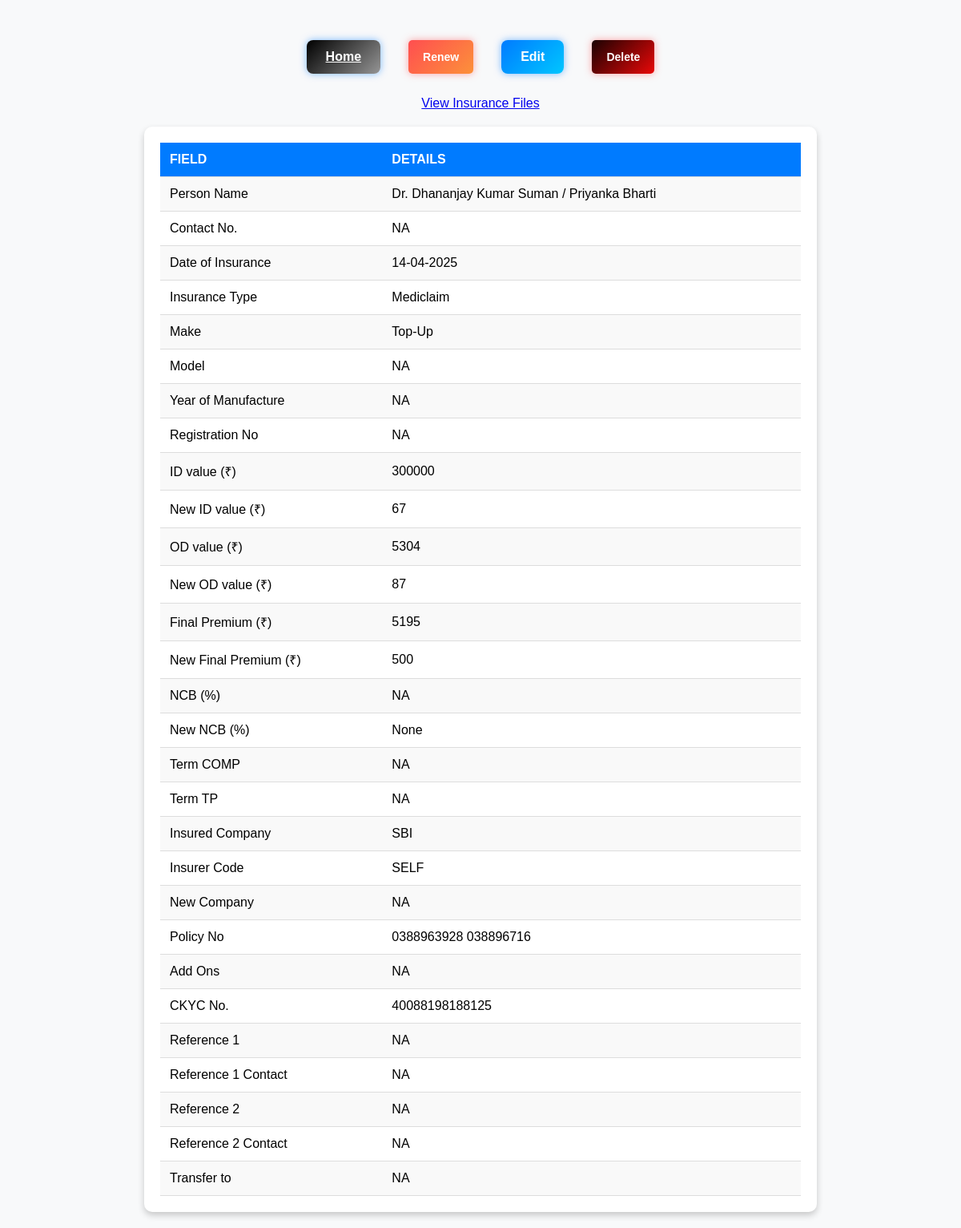
Page /fullPersonDetails/4 on the committed database.
### app.py (models this page shows, shortened)
class PersonDetails(db.Model):
    id = db.Column(db.Integer, primary_key=True, autoincrement=True)
    Date_of_insurance = db.Column(db.DateTime)
    Type_of_insurance = db.Column(db.String(40))
    Customer_name = db.Column(db.String(40))
    Customer_Contact_No= db.Column(db.String(40))
    Make = db.Column(db.String(40))
    Model = db.Column(db.String(40), nullable=False)
    Year_of_mfg = db.Column(db.String(120))
    Regd_No = db.Column(db.String(120))
    Regd_No_Database = db.Column(db.String(120))
    Old_ID_value = db.Column(db.String(120))
    New_ID_value = db.Column(db.String(120))
    Old_OD_value = db.Column(db.String(120))
    New_OD_value = db.Column(db.String(120))
    Old_final_premium = db.Column(db.String(120))
    New_final_premium = db.Column(db.String(120))
    Ncb = db.Column(db.String(120))
    New_NCB = db.Column(db.String(120))
    Terms_Comp = db.Column(db.String(120))
    Terms_TP = db.Column(db.String(120))
    Insured_Company = db.Column(db.String(120))
    Insurer_Code = db.Column(db.String(120))
    New_Company = db.Column(db.String(120))
    Policy_No = db.Column(db.String(120))
    Add_Ons = db.Column(db.String(120))
    Ckyc_No = db.Column(db.String(120))
    Reference_1 = db.Column(db.String(120))
    Reference_Contact_1 = db.Column(db.String(120))
    Reference_2 = db.Column(db.String(120))
    Reference_Contact_2 = db.Column(db.String(120))
    Transfer_to = db.Column(db.String(120))

### app.py (the view)
@app.route("/fullPersonDetails", methods=['GET', 'POST'])
@app.route("/fullPersonDetails/<person_id>", methods=['GET', 'POST'])
def fullPersonDetails(person_id = None):
    if person_id:
        getFPD = person_id
    else:
        getFPD = request.args.get('selected')
    app.logger.info(f"FPD = {getFPD}")
    full_detail = db.session.query(PersonDetails).filter(
                            PersonDetails.id == getFPD
                        ).first()
    session["FPD"] = getFPD
    return render_template("FullPersonDetails.html", full_detail= full_detail)

### templates/FullPersonDetails.html (shortened to what this page needs)
<!DOCTYPE html>
<html lang="en">
<head>
</head>
<body>
    <div class="button-container">
        <a href="/" class="home-btn">Home</a>
        <button id="renew-btn" class="renew-btn">Renew</button>
        <button id="edit-btn" class="edit-btn" onclick="enableEditing()">Edit</button>
        <button id="delete-btn" class="delete-btn" onclick="deleteTableData()">Delete</button>
    </div>
    <br>
    <a href="{{ url_for('viewFiles') }}" class="btn btn-primary mt-3">View Insurance Files</a>
    {% if full_detail %}
        <div id = "ins-table" class="table-container">
            <table>
                <thead>
                    <tr>
                        <th>Field</th>
                        <th>Details</th>
                    </tr>
                </thead>
                <tbody>
                    <tr>
                        <td>Person Name</td>
                        <td contenteditable="true" onclick="enableEditing()">{{ full_detail.Customer_name }}</td>
                    </tr>
                    <tr>
                        <td>Contact No.</td>
                        <td contenteditable="true" onclick="enableEditing()">{{ full_detail.Customer_Contact_No }}</td>
                    </tr>
                    <tr>
                        <td>Date of Insurance</td>
                        <td contenteditable="true" onclick="enableEditing()">
                            {% if full_detail.Date_of_insurance.__class__.__name__ == 'datetime' %}
                                {{ full_detail.Date_of_insurance.strftime('%d-%m-%Y') }}
                            {% elif full_detail.Date_of_insurance.__class__.__name__ == 'date' %}
                                {{ full_detail.Date_of_insurance.strftime('%d-%m-%Y') }}
                            {% else %}
                                {% set parts = full_detail.Date_of_insurance.split('-') %}
                                {{ parts[2] ~ '-' ~ parts[1] ~ '-' ~ parts[0] }}
                            {% endif %}
                        </td>
                    </tr>
                    <tr>
                        <td>Insurance Type</td>
                        <td contenteditable="true" onclick="enableEditing()">{{ full_detail.Type_of_insurance }}</td>
                    </tr>
                    <tr>
                        <td>Make</td>
                        <td contenteditable="true" onclick="enableEditing()">{{ full_detail.Make }}</td>
                    </tr>
                    <tr>
                        <td>Model</td>
                        <td contenteditable="true" onclick="enableEditing()">{{ full_detail.Model }}</td>
                    </tr>
                    <tr>
                        <td>Year of Manufacture</td>
                        <td contenteditable="true" onclick="enableEditing()">{{ full_detail.Year_of_mfg }}</td>
                    </tr>
                    <tr>
                        <td>Registration No</td>
                        <td contenteditable="true" onclick="enableEditing()">{{ full_detail.Regd_No }}</td>
                    </tr>
                    <tr>
                        <td>ID value (&#8377;)</td>
                        <td contenteditable="true" onclick="enableEditing()">{{ full_detail.Old_ID_value }}</td>
                    </tr>
                    <tr>
                        <td>New ID value (&#8377;)</td>
                        <td contenteditable="true" onclick="enableEditing()">{{ full_detail.New_ID_value or NA}}</td>
                    </tr>
                    <tr>
                        <td>OD value (&#8377;)</td>
                        <td contenteditable="true" onclick="enableEditing()">{{ full_detail.Old_OD_value }}</td>
                    </tr>
                    <tr>
                        <td>New OD value (&#8377;)</td>
                        <td contenteditable="true" onclick="enableEditing()">{{ full_detail.New_OD_value or NA}}</td>
                    </tr>
                    <tr>
                        <td>Final Premium (&#8377;)</td>
                        <td contenteditable="true" onclick="enableEditing()">{{ full_detail.Old_final_premium }}</td>
                    </tr>
                    <tr>
                        <td>New Final Premium (&#8377;)</td>
                        <td contenteditable="true" onclick="enableEditing()">{{ full_detail.New_final_premium }}</td>
                    </tr>
                    <tr>
                        <td>NCB (%)</td>
                        <td contenteditable="true" onclick="enableEditing()">{{ full_detail.Ncb }}</td>
                    </tr>
                    <tr>
                        <td>New NCB (%)</td>
                        <td contenteditable="true" onclick="enableEditing()">{{ full_detail.New_NCB }}</td>
                    </tr>
                    <tr>
                        <td>Term COMP</td>
                        <td contenteditable="true" onclick="enableEditing()">{{ full_detail.Terms_Comp }}</td>
                    </tr>
                    <tr>
                        <td>Term TP</td>
                        <td contenteditable="true" onclick="enableEditing()">{{ full_detail.Terms_TP }}</td>
                    </tr>
                    <tr>
                        <td>Insured Company</td>
                        <td class="wrap-text" contenteditable="true" onclick="enableEditing()">{{ full_detail.Insured_Company }}</td>
                    </tr>
                    <tr>
                        <td>Insurer Code</td>
                        <td contenteditable="true" onclick="enableEditing()">{{ full_detail.Insurer_Code }}</td>
                    </tr>
                    <tr>
                        <td>New Company</td>
                        <td contenteditable="true" onclick="enableEditing()">{{ full_detail.New_Company }}</td>
                    </tr>
                    <tr>
                        <td>Policy No</td>
                        <td contenteditable="true" onclick="enableEditing()"> {{ (full_detail.Policy_No) if full_detail.Policy_No else 'N/A' }}</td>
                    </tr>
                    <tr>
                        <td>Add Ons</td>
                        <td class="wrap-text" contenteditable="true" onclick="enableEditing()">{{ full_detail.Add_Ons }}</td>
                    </tr>
                    <tr>
                        <td>CKYC No.</td>
                        <td contenteditable="true" onclick="enableEditing()">{{ full_detail.Ckyc_No }}</td>
                    </tr>
                    <tr>
                        <td>Reference 1</td>
                        <td contenteditable="true" onclick="enableEditing()">{{ full_detail.Reference_1 }}</td>
                    </tr>
                    <tr>
                        <td>Reference 1 Contact</td>
                        <td contenteditable="true" onclick="enableEditing()" >{{ full_detail.Reference_Contact_1 }}</td>
                    </tr>
                    <tr>
                        <td>Reference 2</td>
                        <td contenteditable="true" onclick="enableEditing()">{{ full_detail.Reference_2 }}</td>
                    </tr>
                    <tr>
                        <td>Reference 2 Contact</td>
                        <td contenteditable="true" onclick="enableEditing()" >{{ full_detail.Reference_Contact_2 }}</td>
                    </tr>
                    <tr>
                        <td>Transfer to</td>
                        <td contenteditable="true" onclick="enableEditing()">{{ full_detail.Transfer_to }}</td>
                    </tr>
                </tbody>
            </table>
        </div>
    {% endif %}
</body>
</html>

### templates/FullPersonDetails.html (style rules this page uses)
body { display: flex; flex-direction: column; align-items: center; justify-content: flex-start; height: 100vh; margin: 0; font-family: Arial, sans-serif; padding-top: 20px; background-color: #f8f9fa; }
.table-container { width: 90%; max-width: 800px; background: white; padding: 20px; border-radius: 10px; box-shadow: 0 4px 8px rgba(0, 0, 0, 0.2); margin-top: 20px; overflow-x: auto; }
table { width: 100%; border-collapse: collapse; }
th, td { padding: 12px; text-align: left; border-bottom: 1px solid #ddd; white-space: nowrap; }
th { background-color: #007bff; color: white; text-transform: uppercase; }
tr:nth-child(even) { background-color: #f9f9f9; }
.edit-btn, .save-btn,.renew-btn ,.delete-btn, .home-btn { padding: 10px 18px; border: none; cursor: pointer; font-size: 14px; border-radius: 5px; margin: 10px; }
.edit-btn { padding: 12px 24px; border: none; cursor: pointer; font-size: 16px; font-weight: bold; border-radius: 8px; background: linear-gradient(135deg, #007bff, #00c6ff); color: white; transition: all 0.3s ease-in-out; box-shadow: 0 0 10px rgba(0, 123, 255, 0.5); }
.renew-btn { background: linear-gradient(135deg, #ff4e50, #fc913a); color: white; font-weight: bold; box-shadow: 0 0 10px rgba(255, 78, 80, 0.5); }
.delete-btn { background: linear-gradient(135deg, #1b0202, #e90808); color: white; font-weight: bold; box-shadow: 0 0 10px rgba(255, 78, 80, 0.5); }
.button-container { display: flex; gap: 15px; margin-top: 20px; }
.home-btn { padding: 12px 24px; border: none; cursor: pointer; font-size: 16px; font-weight: bold; border-radius: 8px; background: linear-gradient(135deg, #000000, #959595); color: white; transition: all 0.3s ease-in-out; box-shadow: 0 0 10px rgba(0, 123, 255, 0.5); }
.wrap-text { word-wrap: break-word; white-space: pre-wrap; max-width: 200px; overflow-wrap: break-word; }

### rows in the picture
PersonDetails: Customer_name "Dr. Dhananjay Kumar Suman / Priyanka Bharti", Customer_Contact_No "NA", Date_of_insurance "14-04-2025", Type_of_insurance "Mediclaim", Make "Top-Up", Model "NA", Year_of_mfg "NA", Regd_No "NA", Old_ID_value "300000", New_ID_value "67", Old_OD_value "5304", New_OD_value "87", Old_final_premium "5195", New_final_premium "500", Ncb "NA", New_NCB "None", Terms_Comp "NA", Terms_TP "NA", Insured_Company "SBI", Insurer_Code "SELF", New_Company "NA", Policy_No "0388963928 038896716", Add_Ons "NA", Ckyc_No "40088198188125", Reference_1 "NA", Reference_Contact_1 "NA", Reference_2 "NA", Reference_Contact_2 "NA", Transfer_to "NA"
